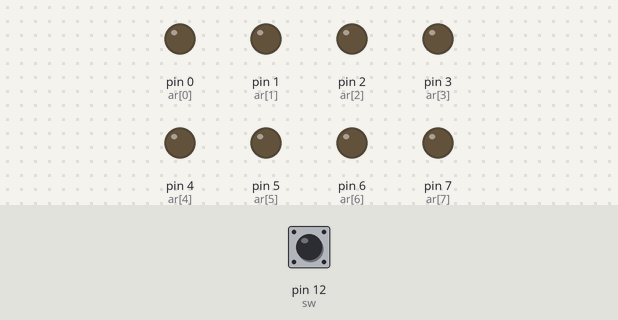
This sketch was run on a simulated Arduino Uno, built with avr-gcc and run on an emulated ATmega328P. Parts: output pins drawn as LEDs (lit = HIGH). Inputs (shaded band) come from the test bench; at power-on: pin 12 (sw) LOW.

Above: at 1.2 s.
1.3 s: pin 12 (sw) pulled HIGH for 0.15 s
At 2.1 s:
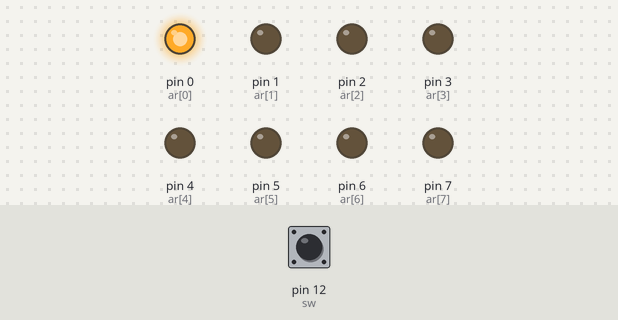
At 4.0 s:
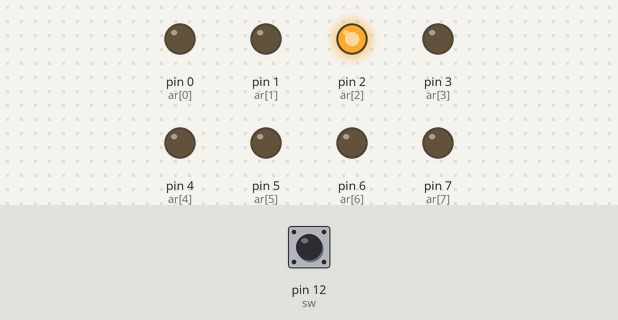
7.4 s: pin 12 (sw) pulled HIGH for 3.2 s
At 11.1 s:
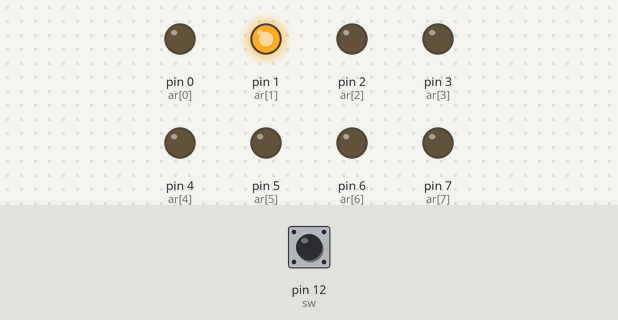
Timing chart, 0 to 18.1 s (numbered marks = the images above; inputs shaded):
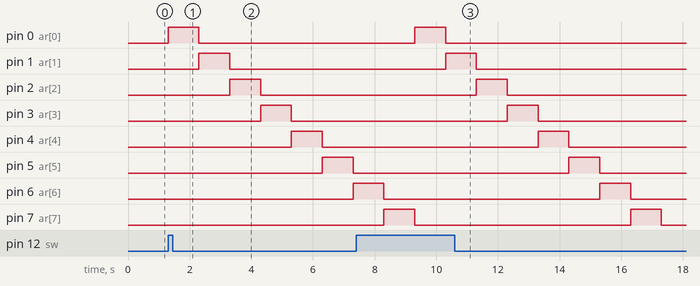

Measured:
- after the input at 1.3 s, pin 0 (ar[0]): LOW → HIGH at once, → LOW 1.0 s later; pin 1 (ar[1]): LOW → HIGH after 1.0 s, → LOW 1.0 s later; pin 2 (ar[2]): LOW → HIGH after 2.0 s, → LOW 1.0 s later; pin 3 (ar[3]): LOW → HIGH after 3.0 s, → LOW 1.0 s later; pin 4 (ar[4]): LOW → HIGH after 4.0 s, → LOW 1.0 s later
- after the input at 7.4 s, pin 0 (ar[0]): LOW → HIGH after 1.9 s, → LOW 1.0 s later; pin 1 (ar[1]): LOW → HIGH after 2.9 s, → LOW 1.0 s later; pin 2 (ar[2]): LOW → HIGH after 3.9 s, → LOW 1.0 s later; pin 3 (ar[3]): LOW → HIGH after 4.9 s, → LOW 1.0 s later; pin 4 (ar[4]): LOW → HIGH after 5.9 s, → LOW 1.0 s later
- by itself, pin 7 (ar[7]): alternates HIGH for 1.0 s and LOW for 7.0 s

The sketch:

LED.ino
```cpp
const int sw=12;
boolean sw1=LOW;
int ar[]={0,1,2,3,4,5,6,7};

void setup() {

pinMode(sw,INPUT);
for(int i=0;i<8;i++)
{
pinMode(ar[i],OUTPUT);
}
}


void loop()    // infinite loop
{
  sw1=digitalRead(sw);

  if (sw1==HIGH)
  {
for(int i=0;i<8;i++)
{
digitalWrite(ar[i],HIGH);
delay(1000);
digitalWrite(ar[i],LOW);
}
  }
//delay(1000);
}
```
